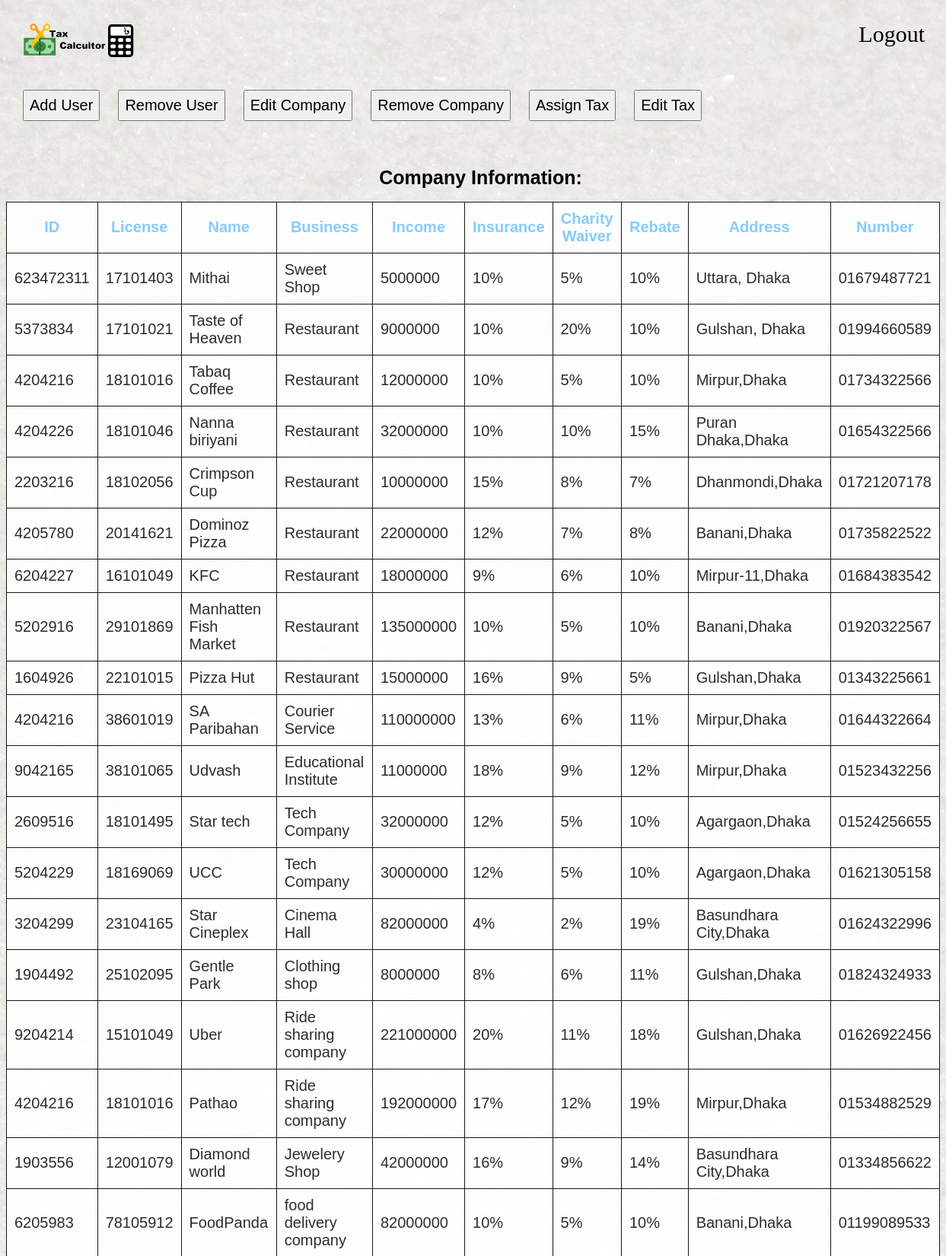
The page /tax/adminPage.php (upper part) on the database its author committed.
### tables this page shows
CREATE TABLE `company` (
  `id` varchar(50) NOT NULL,
  `trade` varchar(50) NOT NULL,
  `name` varchar(100) NOT NULL,
  `business` varchar(100) NOT NULL,
  `income` double NOT NULL,
  `insurance` double NOT NULL,
  `cwaiver` double NOT NULL,
  `rebate` double NOT NULL,
  `address` varchar(100) NOT NULL,
  `number` varchar(50) NOT NULL
);

### tax/adminPage.php (the view, shortened to what this page needs)
<html lang="en">
<head>
</head>
<body>
    <ul>
        <img align ="left" src = "images/logov2.png" height="50px"/>
        <li><a href="index.php" class="burn">Logout</a></li>
    </ul>
    <br>
    <br>
    <button style="margin-left:22px;" class="but" onclick="window.location.href='add.php';">Add User</button>
    <button class="but" onclick="window.location.href='remove.php';">Remove User</button>
    <button class="but" onclick="window.location.href='edit.php';">Edit Company</button>
    <button class="but" onclick="window.location.href='removec.php';">Remove Company</button>
    <button class="but" onclick="window.location.href='add_tax.php';">Assign Tax</button>
    <button class="but" onclick="window.location.href='edit_tax.php';">Edit Tax</button>
    <h1>
        Company Information:
    </h1>
    <?php
    require_once("dbconnect.php");
    $sql = "SELECT * FROM company";
    $result = mysqli_query($conn,$sql);
    if(mysqli_num_rows($result)!=0){
        ?>
        <table align="center" class=tab>
        <tr style="color: rgb(107, 196, 255)">
            <th>ID</th>
            <th>License</th>
            <th>Name</th>
            <th>Business</th>
            <th>Income</th>
            <th>Insurance</th>
            <th>Charity Waiver</th>
            <th>Rebate</th>
            <th>Address</th>
            <th>Number</th>
        </tr>
    <?php
        while($row = mysqli_fetch_array($result)){
    ?>
        <tr>
            <td><?php echo $row[0] ?></td>
            <td><?php echo $row[1] ?></td>
            <td><?php echo $row[2] ?></td>
            <td><?php echo $row[3] ?></td>
            <td><?php echo $row[4] ?></td>
            <td><?php echo $row[5],'%' ?></td>
            <td><?php echo $row[6],'%' ?></td>
            <td><?php echo $row[7],'%' ?></td>
            <td><?php echo $row[8] ?></td>
            <td><?php echo $row[9] ?></td>
        </tr>
    <?php
        }
    }
    ?>
    </table>
</body>
</html>

### tax/adminPage.php (style rules this page uses)
ul { margin:0px; padding:20px 20px; list-style-type: none; text-align: right; }
li { display: inline; margin-left:20px; font-size: 30px; }
a { color: black; text-decoration: none; transition: all 0.2s ease-in-out; font-family: Calibri; }
body { background-image: url("images/welcome1.jpg"); background-size: cover; background-position: center; background-attachment: fixed; }
h1 { text-align:center; color:Black; margin-left: 20px; font-size: 25px; font-family: Arial; margin-top: 60px; }
button { font-size: 20px; padding: 7px; color: black; transition: all 0.2s ease-in-out; margin-left:20px; }
table,th,td { padding:10px; font-size: 20px; background: white; border: 1px solid black; border-collapse: collapse; font-family: Arial, Helvetica, sans-serif; transition: all 0.3s ease-in-out; opacity: 0.9; }

### rows shown on the page
company: id "623472311", trade "17101403", name "Mithai", business "Sweet Shop", income "5000000", insurance "10", cwaiver "5", rebate "10", address "Uttara, Dhaka", number "01679487721"
company: id "5373834", trade "17101021", name "Taste of Heaven", business "Restaurant", income "9000000", insurance "10", cwaiver "20", rebate "10", address "Gulshan, Dhaka", number "01994660589"
company: id "4204216", trade "18101016", name "Tabaq Coffee", business "Restaurant", income "12000000", insurance "10", cwaiver "5", rebate "10", address "Mirpur,Dhaka", number "01734322566"
company: id "4204226", trade "18101046", name "Nanna biriyani", business "Restaurant", income "32000000", insurance "10", cwaiver "10", rebate "15", address "Puran Dhaka,Dhaka", number "01654322566"
company: id "2203216", trade "18102056", name "Crimpson Cup", business "Restaurant", income "10000000", insurance "15", cwaiver "8", rebate "7", address "Dhanmondi,Dhaka", number "01721207178"
company: id "4205780", trade "20141621", name "Dominoz Pizza", business "Restaurant", income "22000000", insurance "12", cwaiver "7", rebate "8", address "Banani,Dhaka", number "01735822522"
company: id "6204227", trade "16101049", name "KFC", business "Restaurant", income "18000000", insurance "9", cwaiver "6", rebate "10", address "Mirpur-11,Dhaka", number "01684383542"
company: id "5202916", trade "29101869", name "Manhatten Fish Market", business "Restaurant", income "135000000", insurance "10", cwaiver "5", rebate "10", address "Banani,Dhaka", number "01920322567"
company: id "1604926", trade "22101015", name "Pizza Hut", business "Restaurant", income "15000000", insurance "16", cwaiver "9", rebate "5", address "Gulshan,Dhaka", number "01343225661"
company: id "4204216", trade "38601019", name "SA Paribahan", business "Courier Service", income "110000000", insurance "13", cwaiver "6", rebate "11", address "Mirpur,Dhaka", number "01644322664"
company: id "9042165", trade "38101065", name "Udvash", business "Educational Institute", income "11000000", insurance "18", cwaiver "9", rebate "12", address "Mirpur,Dhaka", number "01523432256"
company: id "2609516", trade "18101495", name "Star tech", business "Tech Company", income "32000000", insurance "12", cwaiver "5", rebate "10", address "Agargaon,Dhaka", number "01524256655"
company: id "5204229", trade "18169069", name "UCC", business "Tech Company", income "30000000", insurance "12", cwaiver "5", rebate "10", address "Agargaon,Dhaka", number "01621305158"
company: id "3204299", trade "23104165", name "Star Cineplex", business "Cinema Hall", income "82000000", insurance "4", cwaiver "2", rebate "19", address "Basundhara City,Dhaka", number "01624322996"
company: id "1904492", trade "25102095", name "Gentle Park", business "Clothing shop", income "8000000", insurance "8", cwaiver "6", rebate "11", address "Gulshan,Dhaka", number "01824324933"
company: id "9204214", trade "15101049", name "Uber", business "Ride sharing company", income "221000000", insurance "20", cwaiver "11", rebate "18", address "Gulshan,Dhaka", number "01626922456"
company: id "4204216", trade "18101016", name "Pathao", business "Ride sharing company", income "192000000", insurance "17", cwaiver "12", rebate "19", address "Mirpur,Dhaka", number "01534882529"
company: id "1903556", trade "12001079", name "Diamond world", business "Jewelery Shop", income "42000000", insurance "16", cwaiver "9", rebate "14", address "Basundhara City,Dhaka", number "01334856622"
company: id "6205983", trade "78105912", name "FoodPanda", business "food delivery company", income "82000000", insurance "10", cwaiver "5", rebate "10", address "Banani,Dhaka", number "01199089533"
